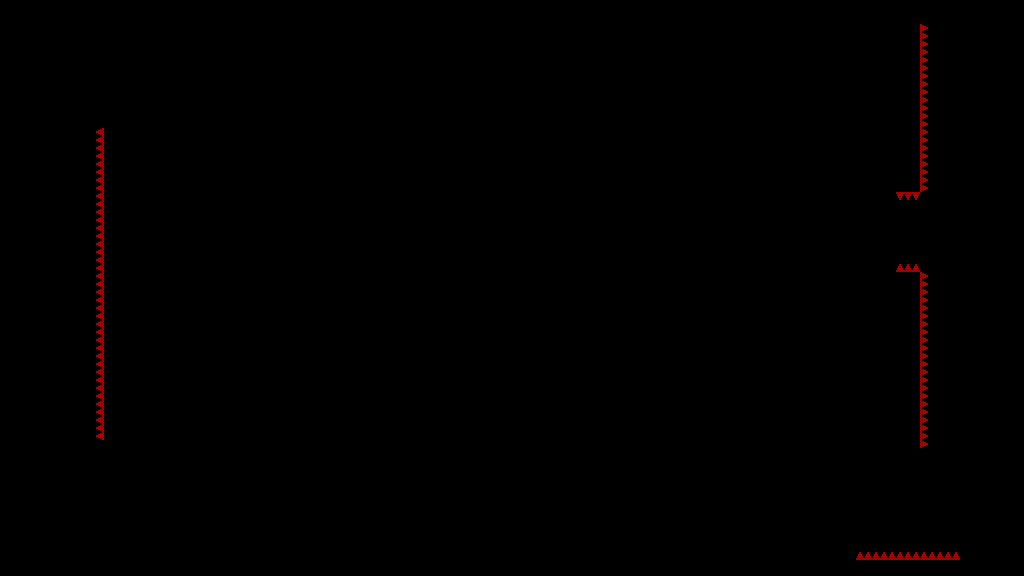

This is a level from a 2D game, rendered from its Tiled map with the project's own tilesets. A one-line summary and the map file follow, with tile-layer data summarised:
An orthogonal 128x72 tile map with 8x8 px tiles, 1 tile layer (T_Spikes) and 42 objects.

<map version="1.4" tiledversion="1.4.3" orientation="orthogonal" renderorder="right-down" width="128" height="72" tilewidth="8" tileheight="8" infinite="0" nextlayerid="5" nextobjectid="247">
 <tileset firstgid="1" source="../../../Sprites/Tiles/DEV/flat/T_spr_nv_flat_0.tsx" />
 <layer id="1" name="T_Spikes" width="128" height="72">
  <data>[9216 cells, 101 non-empty, 1 distinct tile ids]</data>
 </layer>
 <objectgroup id="2" name="C_Solid">
  <object id="125" x="616" y="96">
   <polygon points="0,0 16,0 16,16" />
  </object>
  <object id="127" x="544" y="96">
   <polygon points="0,0 16,0 0,16" />
  </object>
  <object id="172" x="672" y="96" width="24" height="8" />
  <object id="173" x="752" y="96" width="24" height="8" />
  <object id="179" x="656" y="96">
   <polygon points="0,0 8,8 0,8" />
  </object>
  <object id="180" x="704" y="104">
   <polygon points="0,0 8,-8 8,0" />
  </object>
  <object id="181" x="720" y="96">
   <polygon points="0,0 8,8 0,8" />
  </object>
  <object id="182" x="784" y="104">
   <polygon points="0,0 8,-8 8,0" />
  </object>
  <object id="184" x="352" y="96">
   <polygon points="0,0 32,0 0,32" />
  </object>
  <object id="187" x="384" y="80">
   <polygon points="0,0 -16,-16 -16,0" />
  </object>
  <object id="188" x="504" y="112">
   <polygon points="0,0 16,-16 16,0" />
  </object>
  <object id="190" x="184" y="520" width="8" height="48" />
  <object id="197" x="400" y="520" width="16" height="48" />
  <object id="198" x="400" y="472" width="16" height="48" />
  <object id="199" x="400" y="424" width="16" height="48" />
  <object id="200" x="624" y="520" width="16" height="48" />
  <object id="201" x="624" y="472" width="16" height="48" />
  <object id="202" x="624" y="424" width="16" height="48" />
  <object id="203" x="624" y="376" width="16" height="48" />
  <object id="204" x="624" y="328" width="16" height="48" />
  <object id="205" x="192" y="520">
   <polygon points="0,0 8,0 0,8" />
  </object>
  <object id="206" x="176" y="520">
   <polygon points="0,0 8,0 8,8" />
  </object>
  <object id="207" x="392" y="424">
   <polygon points="0,0 8,0 8,8" />
  </object>
  <object id="208" x="416" y="424">
   <polygon points="0,0 8,0 0,8" />
  </object>
  <object id="209" x="616" y="328">
   <polygon points="0,0 8,0 8,8" />
  </object>
  <object id="210" x="640" y="328">
   <polygon points="0,0 8,0 0,8" />
  </object>
  <object id="211" x="104" y="128" width="136" height="24" />
  <object id="212" x="64" y="0" width="896" height="24" />
  <object id="213" x="104" y="152" width="24" height="288" />
  <object id="215" x="64" y="552" width="792" height="24" />
  <object id="219" x="896" y="272" width="24" height="152" />
  <object id="220" x="784" y="424" width="136" height="24" />
  <object id="223" x="624" y="520" width="16" height="48" />
  <object id="225" x="624" y="472" width="16" height="48" />
  <object id="241" x="0" y="0" width="64" height="576" />
  <object id="242" x="960" y="0" width="64" height="576" />
  <object id="243" x="216" y="24" width="24" height="104" />
  <object id="244" x="784" y="448" width="24" height="104" />
  <object id="245" x="856" y="560" width="104" height="16" />
  <object id="246" x="896" y="24" width="24" height="168" />
 </objectgroup>
 <objectgroup id="3" name="C_Balls">
  <object id="33" x="152" y="104" width="8" height="8" />
 </objectgroup>
 <objectgroup id="4" name="C_Orbs">
  <object id="176" x="584" y="96" width="8" height="8" />
 </objectgroup>
</map>
